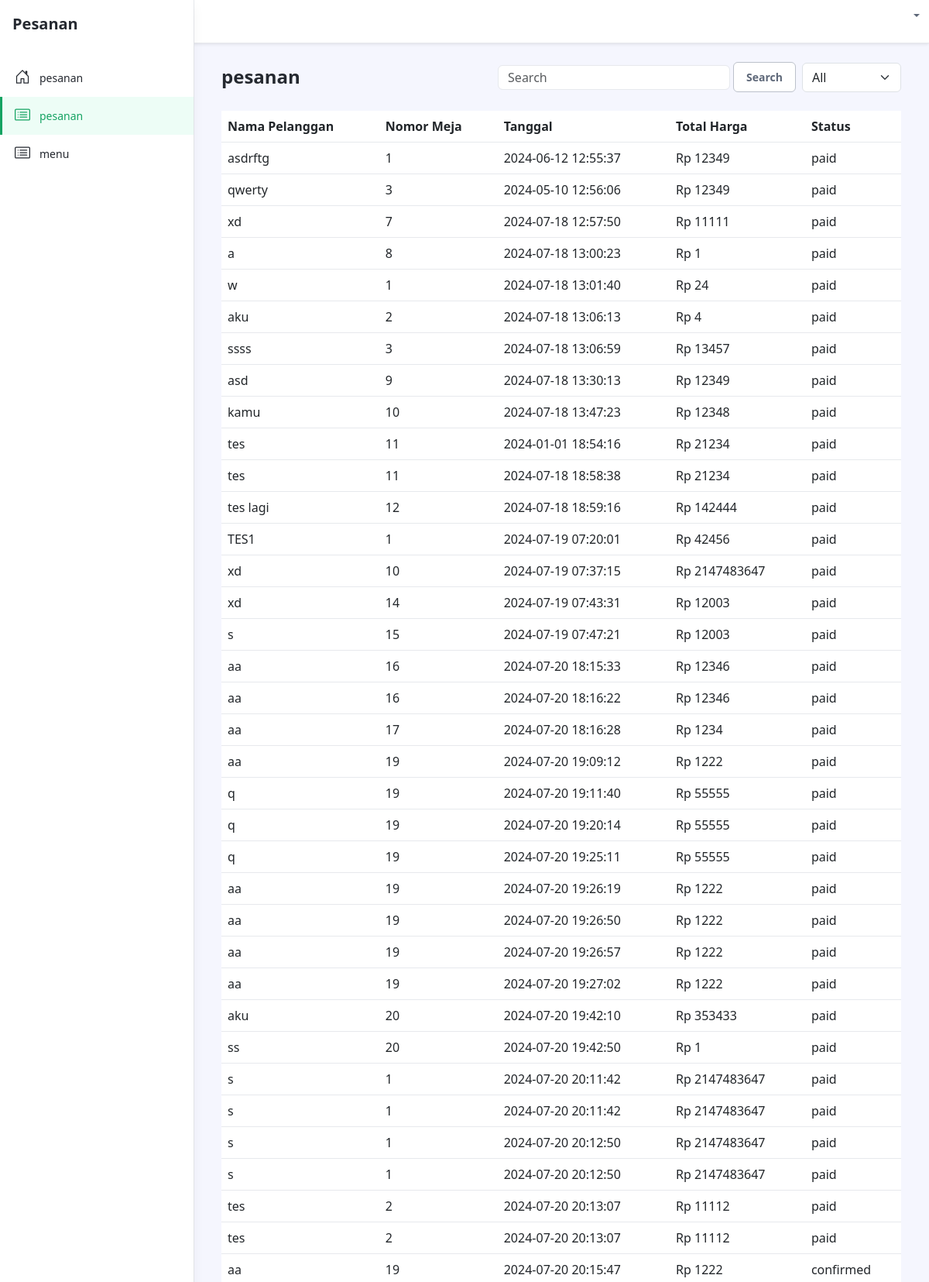
/pesanan.php (upper part), run on the app's committed database.
### tables this page shows
CREATE TABLE `pesanan` (
  `id_pesanan` int(11) NOT NULL,
  `nama_pelanggan` varchar(50) NOT NULL,
  `no_meja` int(11) NOT NULL,
  `tanggal` datetime NOT NULL,
  `total_harga` int(11) NOT NULL,
  `status` enum('pending','confirmed','paid') NOT NULL DEFAULT 'pending'
);

### pesanan.php (the view, shortened to what this page needs)
<?php
include 'config/koneksi.php';
$orderQuery = "SELECT * FROM pesanan";
$orderResult = $conn->query($orderQuery);
?>
<!DOCTYPE html>
<html lang="en">
<head>
    <link id="theme-style" rel="stylesheet" href="assets/css/portal.css">
</head>
<body class="app">
    <header class="app-header fixed-top">
        <div class="app-header-inner">
            <div class="container-fluid py-2">
                <div class="app-header-content">
                    <div class="row justify-content-between align-items-center">
                        <div class="app-utilities col-auto">
                            <div class="app-utility-item app-user-dropdown dropdown">
								<a class="dropdown-toggle" id="user-dropdown-toggle" data-bs-toggle="dropdown" href="#" role="button" aria-expanded="false">
								</a>
							</div>
                        </div>
                    </div>
                </div>
            </div>
        </div>
        <div id="app-sidepanel" class="app-sidepanel">
            <div class="sidepanel-inner d-flex flex-column">
                <div class="app-branding">
                    <a class="app-logo" href="koki_dashboard.php"><span class="logo-text">Pesanan</span></a>
                </div>
                <nav id="app-nav-main" class="app-nav app-nav-main flex-grow-1">
                    <ul class="app-menu list-unstyled accordion" id="menu-accordion">
                        <li class="nav-item">
                            <a class="nav-link " href="koki_dashboard.php">
                                <span class="nav-icon">
                                </span>
                                <span class="nav-link-text">pesanan</span>
                            </a>
                        </li>
                        <li class="nav-item">
                            <a class="nav-link active accordion" href="pesanan.php">
                                <span class="nav-icon">
                                </span>
                                <span class="nav-link-text">pesanan</span>
                            </a>
                        </li>
                        <li class="nav-item">
                            <a class="nav-link" href="edit_menu.php">
                                <span class="nav-icon">
                                </span>
                                <span class="nav-link-text">menu</span>
                            </a>
                        </li>
                    </ul>
                </nav>
            </div>
        </div>
    </header>
    <div class="app-wrapper">
        <div class="app-content pt-3 p-md-3 p-lg-4">
            <div class="container">
                <div class="row g-3 mb-4 align-items-center justify-content-between">
                    <div class="col-auto">
                        <h1 class="app-page-title mb-0">pesanan</h1>
                    </div>
                    <div class="col-auto">
                        <div class="page-utilities">
                            <div class="row g-2 justify-content-start justify-content-md-end align-items-center">
                                <div class="col-auto">
                                    <form class="table-search-form row gx-1 align-items-center">
                                        <div class="col-auto">
                                            <input type="text" id="search-orders" name="searchorders" class="form-control search-orders" placeholder="Search">
                                        </div>
                                        <div class="col-auto">
                                            <button type="submit" class="btn app-btn-secondary">Search</button>
                                        </div>
                                    </form>
                                </div>
                                <div class="col-auto">
                                    <select class="form-select w-auto">
                                        <option selected value="option-1">All</option>
                                    </select>
                                </div>
                            </div>
                        </div>
                    </div>
                </div>
                <table class="table">
                    <thead>
                        <tr>
                            <th>Nama Pelanggan</th>
                            <th>Nomor Meja</th>
                            <th>Tanggal</th>
                            <th>Total Harga</th>
                            <th>Status</th>
                        </tr>
                    </thead>
                    <tbody>
                        <?php while ($row = $orderResult->fetch_assoc()) : ?>
                            <tr>
                                <td><?= $row['nama_pelanggan']; ?></td>
                                <td><?= $row['no_meja']; ?></td>
                                <td><?= $row['tanggal']; ?></td>
                                <td>Rp <?= $row['total_harga']; ?></td>
                                <td><?= $row['status']; ?></td>
                            </tr>
                        <?php endwhile; ?>
                    </tbody>
                </table>
            </div>
        </div>
    </div>
</body>
</html>

### data on the page
pesanan: nama_pelanggan "asdrftg", no_meja "1", tanggal "2024-06-12 12:55:37", total_harga "12349", status "paid"
pesanan: nama_pelanggan "qwerty", no_meja "3", tanggal "2024-05-10 12:56:06", total_harga "12349", status "paid"
pesanan: nama_pelanggan "xd", no_meja "7", tanggal "2024-07-18 12:57:50", total_harga "11111", status "paid"
pesanan: nama_pelanggan "a", no_meja "8", tanggal "2024-07-18 13:00:23", total_harga "1", status "paid"
pesanan: nama_pelanggan "w", no_meja "1", tanggal "2024-07-18 13:01:40", total_harga "24", status "paid"
pesanan: nama_pelanggan "aku", no_meja "2", tanggal "2024-07-18 13:06:13", total_harga "4", status "paid"
pesanan: nama_pelanggan "ssss", no_meja "3", tanggal "2024-07-18 13:06:59", total_harga "13457", status "paid"
pesanan: nama_pelanggan "asd", no_meja "9", tanggal "2024-07-18 13:30:13", total_harga "12349", status "paid"
pesanan: nama_pelanggan "kamu", no_meja "10", tanggal "2024-07-18 13:47:23", total_harga "12348", status "paid"
pesanan: nama_pelanggan "tes", no_meja "11", tanggal "2024-01-01 18:54:16", total_harga "21234", status "paid"
pesanan: nama_pelanggan "tes", no_meja "11", tanggal "2024-07-18 18:58:38", total_harga "21234", status "paid"
pesanan: nama_pelanggan "tes lagi", no_meja "12", tanggal "2024-07-18 18:59:16", total_harga "142444", status "paid"
pesanan: nama_pelanggan "TES1", no_meja "1", tanggal "2024-07-19 07:20:01", total_harga "42456", status "paid"
pesanan: nama_pelanggan "xd", no_meja "10", tanggal "2024-07-19 07:37:15", total_harga "2147483647", status "paid"
pesanan: nama_pelanggan "xd", no_meja "14", tanggal "2024-07-19 07:43:31", total_harga "12003", status "paid"
pesanan: nama_pelanggan "s", no_meja "15", tanggal "2024-07-19 07:47:21", total_harga "12003", status "paid"
pesanan: nama_pelanggan "aa", no_meja "16", tanggal "2024-07-20 18:15:33", total_harga "12346", status "paid"
pesanan: nama_pelanggan "aa", no_meja "16", tanggal "2024-07-20 18:16:22", total_harga "12346", status "paid"
pesanan: nama_pelanggan "aa", no_meja "17", tanggal "2024-07-20 18:16:28", total_harga "1234", status "paid"
pesanan: nama_pelanggan "aa", no_meja "19", tanggal "2024-07-20 19:09:12", total_harga "1222", status "paid"
pesanan: nama_pelanggan "q", no_meja "19", tanggal "2024-07-20 19:11:40", total_harga "55555", status "paid"
pesanan: nama_pelanggan "q", no_meja "19", tanggal "2024-07-20 19:20:14", total_harga "55555", status "paid"
pesanan: nama_pelanggan "q", no_meja "19", tanggal "2024-07-20 19:25:11", total_harga "55555", status "paid"
pesanan: nama_pelanggan "aa", no_meja "19", tanggal "2024-07-20 19:26:19", total_harga "1222", status "paid"
pesanan: nama_pelanggan "aa", no_meja "19", tanggal "2024-07-20 19:26:50", total_harga "1222", status "paid"
pesanan: nama_pelanggan "aa", no_meja "19", tanggal "2024-07-20 19:26:57", total_harga "1222", status "paid"
pesanan: nama_pelanggan "aa", no_meja "19", tanggal "2024-07-20 19:27:02", total_harga "1222", status "paid"
pesanan: nama_pelanggan "aku", no_meja "20", tanggal "2024-07-20 19:42:10", total_harga "353433", status "paid"
pesanan: nama_pelanggan "ss", no_meja "20", tanggal "2024-07-20 19:42:50", total_harga "1", status "paid"
pesanan: nama_pelanggan "s", no_meja "1", tanggal "2024-07-20 20:11:42", total_harga "2147483647", status "paid"
pesanan: nama_pelanggan "s", no_meja "1", tanggal "2024-07-20 20:11:42", total_harga "2147483647", status "paid"
pesanan: nama_pelanggan "s", no_meja "1", tanggal "2024-07-20 20:12:50", total_harga "2147483647", status "paid"
pesanan: nama_pelanggan "s", no_meja "1", tanggal "2024-07-20 20:12:50", total_harga "2147483647", status "paid"
pesanan: nama_pelanggan "tes", no_meja "2", tanggal "2024-07-20 20:13:07", total_harga "11112", status "paid"
pesanan: nama_pelanggan "tes", no_meja "2", tanggal "2024-07-20 20:13:07", total_harga "11112", status "paid"
pesanan: nama_pelanggan "aa", no_meja "19", tanggal "2024-07-20 20:15:47", total_harga "1222", status "confirmed"
